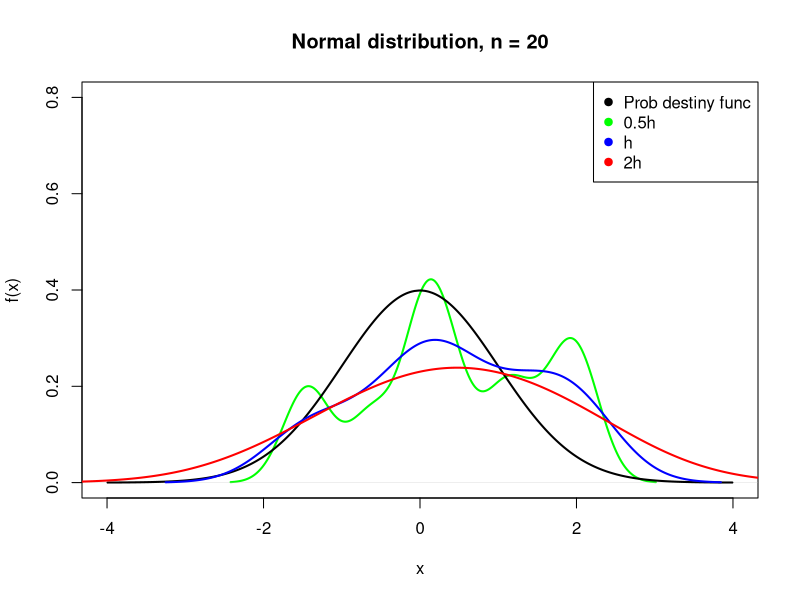
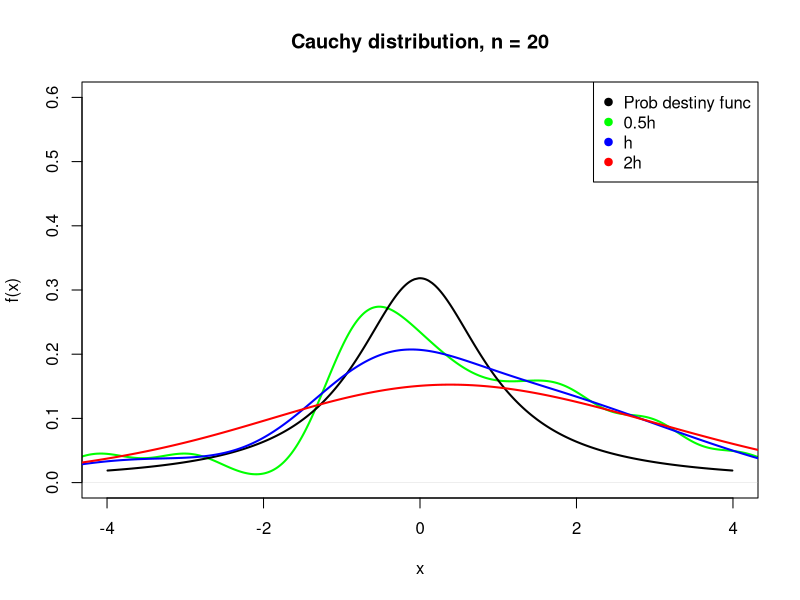

R code for these plots, in order: (Note: this script raises an error after producing the figures.)
size1 <- 20
size2 <- 60
size3 <- 100

sizes <- c(size1, size2, size3)

a_1 = -4
b_1 = 4

a_2 = 6
b_2 = 14

#эмпирические функции распределения

#наша задача - выяснить, сколько z_i попадают в конкретный промежуток

empirical <- function(func1, func2, n, stringname, a, b, x)
{
  selection <- func1 #распределение
  sort(selection) 
  number = (1+3.322*log(n))*(n/4)
  st = (b-a)/number
  array = seq(a, b-st, st) #массив промежутков
  n_i <- vector()
  n_i[1] = 0
  for(i in 2:number){
    arr <- selection[selection < array[i]]
    n_i[i] <- length(arr) / n
  }
  y <- func2
  png(width = 456, height = 456, filename = paste(stringname, "distribution, n =", n,".png"))
  plot(array, n_i, type = "s", main = paste(stringname, "distribution, n =", n), ylim=c(0,1), col = "blue", xlab = "x", ylab = "F(x)")
  lines(x, y, col="red")
  dev.off()
}

#ядерные оценки плотности распределения

KDE <- function(func1, func2, n, stringname, a, b, x, limit)
{
  selection <- func1
  y <- func2
  png(width = 600, height = 600, filename = paste(stringname, "distribution KDE, n =", n,".png"))
  plot(density(selection, adjust=1/2), xlim = c(a, b), col="green", main = paste(stringname, "distribution, n =", n), xlab = "x", ylab = "f(x)", lwd = 2, ylim=c(0,limit))
  lines(x, y, col="black", lwd = 2)
  lines(density(selection, adjust=1), col="blue", lwd = 2)
  lines(density(selection, adjust=2), col = "red", lwd = 2)
  legend("topright", pch = 19, col= c("black", "green", "blue", "red"), legend = c("Prob destiny func", "0.5h", "h", "2h"))
  dev.off()
}

x <- runif(1000, a_1, b_1)
x <- sort(x)
x_1 <- runif(1000, a_2, b_2)
x_1 <- sort(x_1)
x_1 <- round(x_1, 0.1)

#получение ядерных оценок плотности распределения

for (size in sizes)
{
  KDE(rnorm(size, 0, 1), dnorm(x), size, "Normal", a_1, b_1, x, 0.8)
  KDE(rcauchy(size, 0, 1), dcauchy(x), size, "Cauchy", a_1, b_1, x, 0.6)
  KDE(rlaplace(size, 0, 1/sqrt(2)), dlaplace(x, 0, 1/sqrt(2)), size, "Laplace", a_1, b_1, x, 1)
  KDE(rpois(size, 10), dpois(x_1, 10), size, "Poisson", a_2, b_2, x_1, 0.2)
  KDE(runif(size, -sqrt(3), sqrt(3)), dunif(x, -sqrt(3), sqrt(3)), size, "Uniform", a_1, b_1, x, 0.6)
}

#получение эмпирических функций распределения

for (size in sizes)
{
  empirical(rnorm(size, 0, 1), pnorm(x, 0, 1), size, "Normal", a_1, b_1, x)
  empirical(rcauchy(size, 0, 1), pcauchy(x, 0, 1), size, "Cauchy", a_1, b_1, x)
  empirical(rlaplace(size, 0, 1/sqrt(2)), plaplace(x, 0, 1/sqrt(2)), size, "Laplace", a_1, b_1, x)
  empirical(rpois(size, 10), ppois(x_1, 10), size, "Poisson", a_2, b_2, x_1)
  empirical(runif(size, -sqrt(3), sqrt(3)), punif(x, -sqrt(3), sqrt(3)), size, "Uniform", a_1, b_1, x)
}